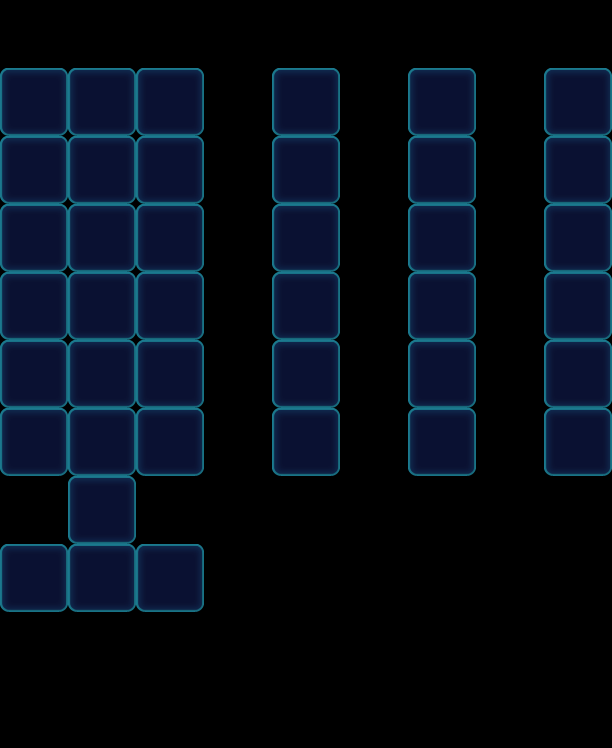

A level layout from a 2D game, rendered from its tile map. Below: a short description, then the map file with tile-grid data replaced by summaries:
An orthogonal 9x11 tile map with 68x68 px tiles, 1 tile layer (Valid), 2 tilesets and 48 objects (35x Monster, 5x Flower, 5x Lock, 3x Factory_Normal).

<map version="1.0" orientation="orthogonal" width="9" height="11" tilewidth="68" tileheight="68">
 <properties>
  <property name="Connect" value="86,61,1|66,41,1|46,11,1" />
 </properties>
 <tileset firstgid="1" name="game_grid1" tilewidth="68" tileheight="68">
  <image source="game_grid1.png" width="68" height="68" />
 </tileset>
 <tileset firstgid="2" name="map" tilewidth="68" tileheight="68">
  <image source="map.png" width="1024" height="1024" />
 </tileset>
 <layer name="Valid" width="9" height="11">
  <data>[99 cells, 40 non-empty, 1 distinct tile ids]</data>
 </layer>
 <objectgroup name="BottomObj" width="9" height="11" />
 <objectgroup name="MiddleObj" width="9" height="11">
  <object type="Monster" gid="2" x="544" y="136">
   <properties>
    <property name="Color" value="Blue" />
   </properties>
  </object>
  <object type="Monster" gid="17" x="544" y="408">
   <properties>
    <property name="Color" value="Purple" />
   </properties>
  </object>
  <object name="45" type="Monster" gid="18" x="544" y="272">
   <properties>
    <property name="Color" value="Pink" />
   </properties>
  </object>
  <object type="Monster" gid="19" x="544" y="204">
   <properties>
    <property name="Color" value="Yellow" />
   </properties>
  </object>
  <object type="Monster" gid="17" x="408" y="340">
   <properties>
    <property name="Color" value="Purple" />
   </properties>
  </object>
  <object type="Monster" gid="19" x="408" y="204">
   <properties>
    <property name="Color" value="Yellow" />
   </properties>
  </object>
  <object name="45" type="Monster" gid="18" x="408" y="272">
   <properties>
    <property name="Color" value="Pink" />
   </properties>
  </object>
  <object type="Monster" gid="2" x="408" y="136">
   <properties>
    <property name="Color" value="Blue" />
   </properties>
  </object>
  <object type="Monster" gid="17" x="272" y="340">
   <properties>
    <property name="Color" value="Purple" />
   </properties>
  </object>
  <object type="Monster" gid="19" x="272" y="204">
   <properties>
    <property name="Color" value="Yellow" />
   </properties>
  </object>
  <object name="45" type="Monster" gid="18" x="272" y="272">
   <properties>
    <property name="Color" value="Pink" />
   </properties>
  </object>
  <object type="Monster" gid="2" x="272" y="136">
   <properties>
    <property name="Color" value="Blue" />
   </properties>
  </object>
  <object type="Monster" gid="17" x="136" y="340">
   <properties>
    <property name="Color" value="Purple" />
   </properties>
  </object>
  <object type="Monster" gid="19" x="136" y="204">
   <properties>
    <property name="Color" value="Yellow" />
   </properties>
  </object>
  <object name="45" type="Monster" gid="18" x="136" y="272">
   <properties>
    <property name="Color" value="Pink" />
   </properties>
  </object>
  <object type="Monster" gid="2" x="136" y="136">
   <properties>
    <property name="Color" value="Blue" />
   </properties>
  </object>
  <object type="Monster" gid="17" x="68" y="340">
   <properties>
    <property name="Color" value="Purple" />
   </properties>
  </object>
  <object type="Monster" gid="19" x="68" y="204">
   <properties>
    <property name="Color" value="Yellow" />
   </properties>
  </object>
  <object name="45" type="Monster" gid="18" x="68" y="272">
   <properties>
    <property name="Color" value="Pink" />
   </properties>
  </object>
  <object type="Monster" gid="2" x="68" y="136">
   <properties>
    <property name="Color" value="Blue" />
   </properties>
  </object>
  <object type="Monster" gid="17" x="0" y="340">
   <properties>
    <property name="Color" value="Purple" />
   </properties>
  </object>
  <object type="Monster" gid="19" x="0" y="204">
   <properties>
    <property name="Color" value="Yellow" />
   </properties>
  </object>
  <object name="45" type="Monster" gid="18" x="0" y="272">
   <properties>
    <property name="Color" value="Pink" />
   </properties>
  </object>
  <object type="Monster" gid="2" x="0" y="136">
   <properties>
    <property name="Color" value="Blue" />
   </properties>
  </object>
  <object type="Monster" gid="19" x="0" y="476">
   <properties>
    <property name="Color" value="Yellow" />
   </properties>
  </object>
  <object type="Monster" gid="2" x="0" y="408">
   <properties>
    <property name="Color" value="Blue" />
   </properties>
  </object>
  <object type="Monster" gid="17" x="68" y="476">
   <properties>
    <property name="Color" value="Purple" />
   </properties>
  </object>
  <object name="45" type="Monster" gid="18" x="68" y="408">
   <properties>
    <property name="Color" value="Pink" />
   </properties>
  </object>
  <object type="Monster" gid="17" x="136" y="476">
   <properties>
    <property name="Color" value="Purple" />
   </properties>
  </object>
  <object name="45" type="Monster" gid="18" x="136" y="408">
   <properties>
    <property name="Color" value="Pink" />
   </properties>
  </object>
  <object type="Monster" gid="17" x="408" y="476">
   <properties>
    <property name="Color" value="Purple" />
   </properties>
  </object>
  <object name="45" type="Monster" gid="18" x="408" y="408">
   <properties>
    <property name="Color" value="Pink" />
   </properties>
  </object>
  <object type="Monster" gid="19" x="272" y="476">
   <properties>
    <property name="Color" value="Yellow" />
   </properties>
  </object>
  <object type="Monster" gid="2" x="272" y="408">
   <properties>
    <property name="Color" value="Blue" />
   </properties>
  </object>
  <object type="Monster" gid="2" x="544" y="476">
   <properties>
    <property name="Color" value="Blue" />
   </properties>
  </object>
  <object type="Flower" gid="4" x="544" y="340">
   <properties>
    <property name="FlowerLevel" value="0" />
   </properties>
  </object>
  <object type="Flower" gid="4" x="68" y="544">
   <properties>
    <property name="FlowerLevel" value="0" />
   </properties>
  </object>
  <object type="Flower" gid="4" x="0" y="612">
   <properties>
    <property name="FlowerLevel" value="1" />
   </properties>
  </object>
  <object type="Flower" gid="4" x="68" y="612">
   <properties>
    <property name="FlowerLevel" value="0" />
   </properties>
  </object>
  <object type="Flower" gid="4" x="136" y="612">
   <properties>
    <property name="FlowerLevel" value="1" />
   </properties>
  </object>
 </objectgroup>
 <objectgroup color="#000000" name="TopObj" width="9" height="11">
  <object name="10" type="Factory_Normal" x="544" y="0" width="68" height="68">
   <properties>
    <property name="FactoryColorsConfig" value="Blue,Yellow,Pink,Purple" />
    <property name="FlowerSwitch" value="1" />
   </properties>
  </object>
  <object name="10" type="Factory_Normal" x="0" y="0" width="68" height="68">
   <properties>
    <property name="Block" value="1" />
    <property name="FactoryColorsConfig" value="Blue,Yellow,Pink,Purple" />
    <property name="FlowerSwitch" value="1" />
   </properties>
  </object>
  <object name="10" type="Factory_Normal" x="136" y="0" width="68" height="68">
   <properties>
    <property name="Block" value="1" />
    <property name="FactoryColorsConfig" value="Blue,Yellow,Pink,Purple" />
    <property name="FlowerSwitch" value="1" />
   </properties>
  </object>
  <object type="Lock" gid="49" x="544" y="340" />
  <object type="Lock" gid="49" x="68" y="544" />
  <object type="Lock" gid="49" x="68" y="612" />
  <object type="Lock" gid="49" x="136" y="612" />
  <object type="Lock" gid="49" x="0" y="612" />
 </objectgroup>
</map>
